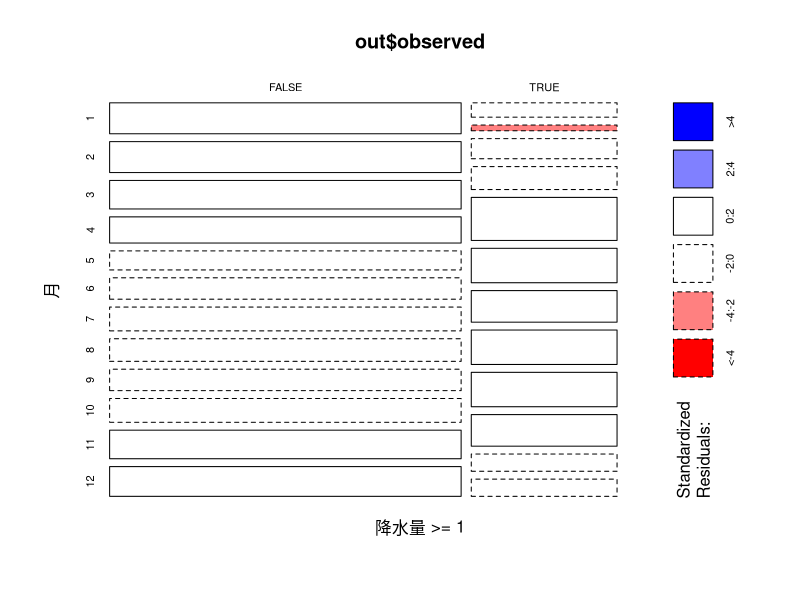

This chart was generated by the following R code:
### 独立性の検定(気候データによる例)
library(readr)
kikou <- read_csv("kikou2021.csv", locale=locale(encoding="sjis")) 
## 降水日数と月が独立か否かの検定(5%水準で棄却される)
(out <- with(kikou, chisq.test(降水量 >= 1, 月))) 
out$observed # 分割表
## モザイクプロットによる可視化
mosaicplot(out$observed, shade = TRUE)
# 特に2月の降水日が少ない
# なお, 分割表を経由しなくても,
# mosaicplot( ~ (降水量 >= 1) + 月, data = kikou, shade = TRUE)
# でもモザイクプロットを描画できる
